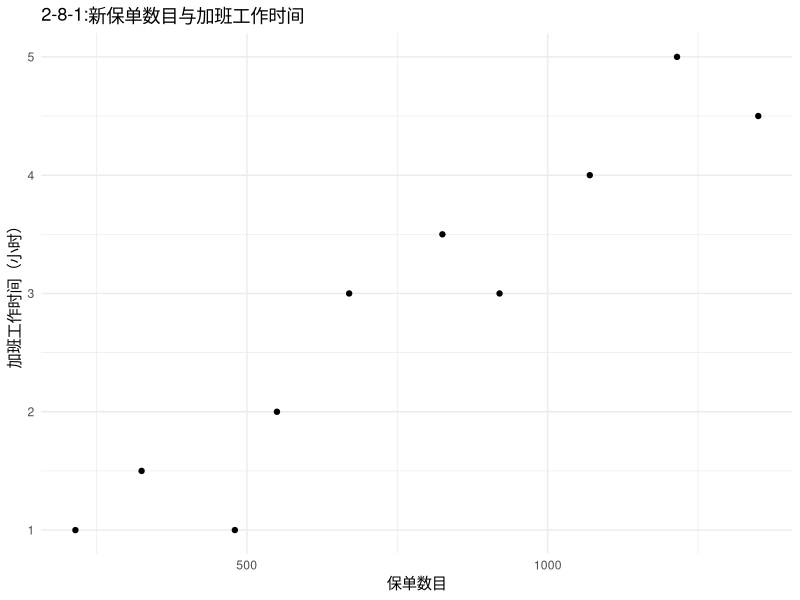
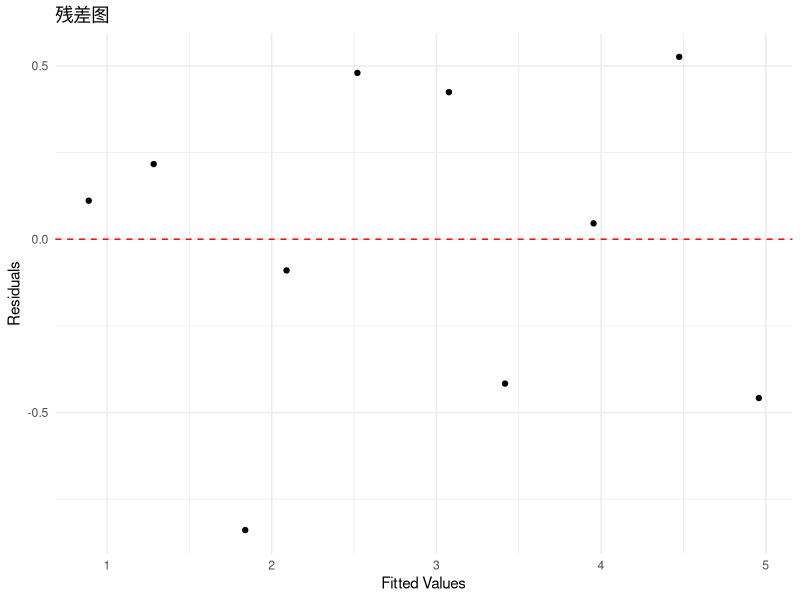
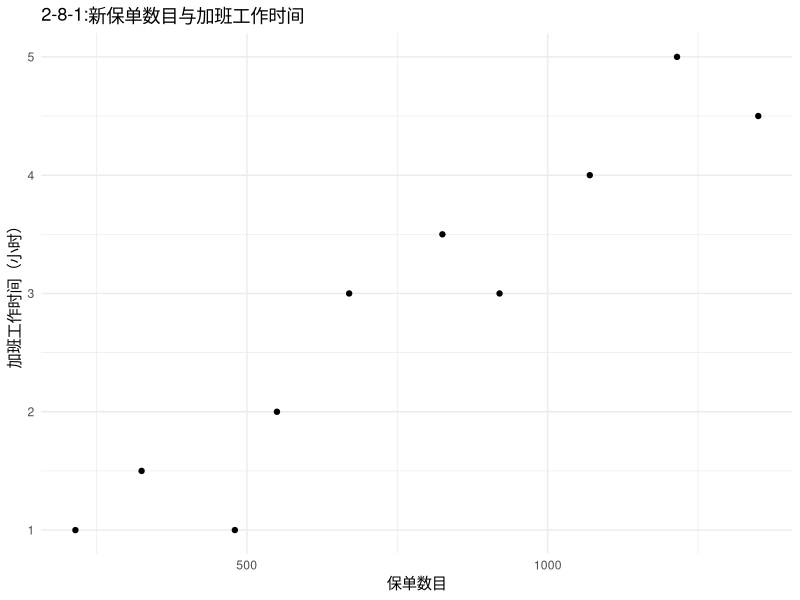
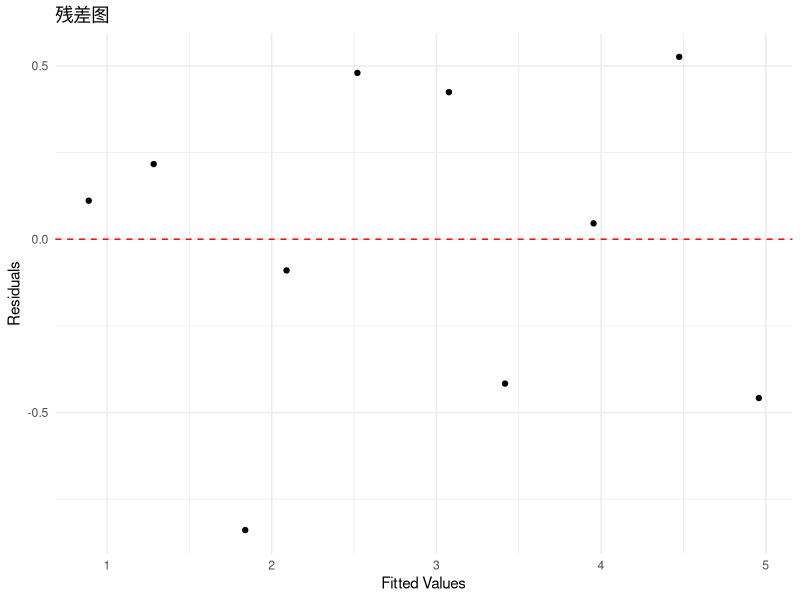

Source code (R) for these figures, in order:
library(readxl)
library(ggplot2)
data <- read_excel("2data.xlsx", sheet = "8")

x <- data$x
y <- data$y

plot <- ggplot(data, aes(x = `x`, y = `y`)) +
    geom_point() +
    labs(
        title = "2-8-1:新保单数目与加班工作时间",
        x = "保单数目",
        y = "加班工作时间（小时）"
    ) +
    theme_minimal()
print(plot)
ggsave("./img/2-8-1.jpg", plot = plot, width = 8, height = 6, dpi = 300)

print("回归方程：")
model <- lm(y ~ x)
print(summary(model))

print("标准误差sigma：")
n <- length(y)
rss <- sum(model$residuals^2)
standard_error <- sqrt(rss / (n - 2))
print(standard_error)

print("回归系数的区间估计：")
print(confint(model, level = 0.95))

print("决定系数：")
print(summary(model)$r.squared)

print("方差分析:")
anova_results <- anova(model)
print(anova_results)

print("系数的显著性检验：")
print(confint(model, level = 0.95))

print("相关系数的显著性检验:")
print(cor.test(x, y))

print("2-8-2:残差图")
data <- data.frame(
    Fitted_Values = model$fitted.values,
    Residuals = resid(model)
)

plot <- ggplot(data, aes(x = Fitted_Values, y = Residuals)) +
    geom_point() +
    geom_hline(yintercept = 0, color = "#ff0000", linetype = "dashed") +
    labs(x = "Fitted Values", y = "Residuals", title = "残差图") +
    theme_minimal()

print(plot)
ggsave("./img/2-8-2.jpg", plot = plot, width = 8, height = 6, dpi = 300)


x0 <- 1000
y0 <- predict(model, newdata = data.frame(x = x0), se.fit = TRUE)
se_fit <- y0$se.fit
n <- nrow(data)
t_value <- qt(0.975, df = n - 2) # t分布的95% 置信区间
lower_bound <- y0$fit - t_value * se_fit
upper_bound <- y0$fit + t_value * se_fit
cat("se_fit:", se_fit, "\n")
cat("在", x0, "处的预测值为:", y0$fit, "\n")
cat("95% 置信区间:", lower_bound, "到", upper_bound, "\n")
